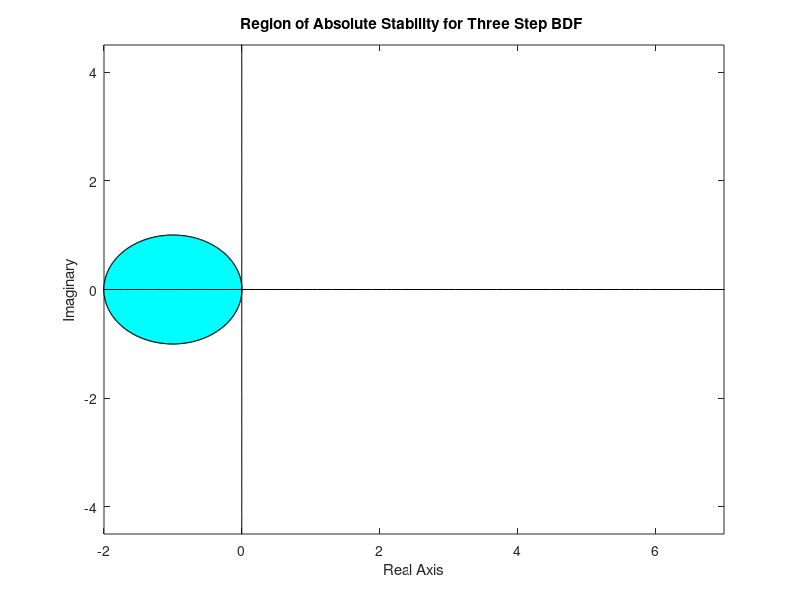

The MATLAB script that drew this image:
% Ali Heydari
% Graphing Region of Absolute Convergance
% Math 231 Final Proj 
% Reference: 
% https://math.boisestate.edu/~wright/courses/m566/StabilityDomains/html/StabilityDomains.html

LW = 'LineWidth'; lw = 1;
N = 1000;
th = linspace(0,2*pi,N);
r = exp(1i*th);

% this part is changed based on the specific methid
% f = @(r) 11*(r.^3-(18/11)*r.^2 + (9/11)* r - (2/11))./(6* r.^3);
f = @(r) (r.^2 - r) ./ r.^1
xi = f(r);
plot(xi,'k-',LW,lw),
hold on
fill(real(xi),imag(xi),'c')
x = -4.5: .2 : 7.5;
y = x*0;
% plotting the x and y zero lines (axis)
 plot(x,y,'k');
 plot(y,x,'k');
% axis tight 
% axis equal 
axis([-2 7 -4.5 4.5])

title(" Region of Absolute Stability for Three Step BDF  ");
xlabel("Real Axis");
ylabel("Imaginary");;


hold off